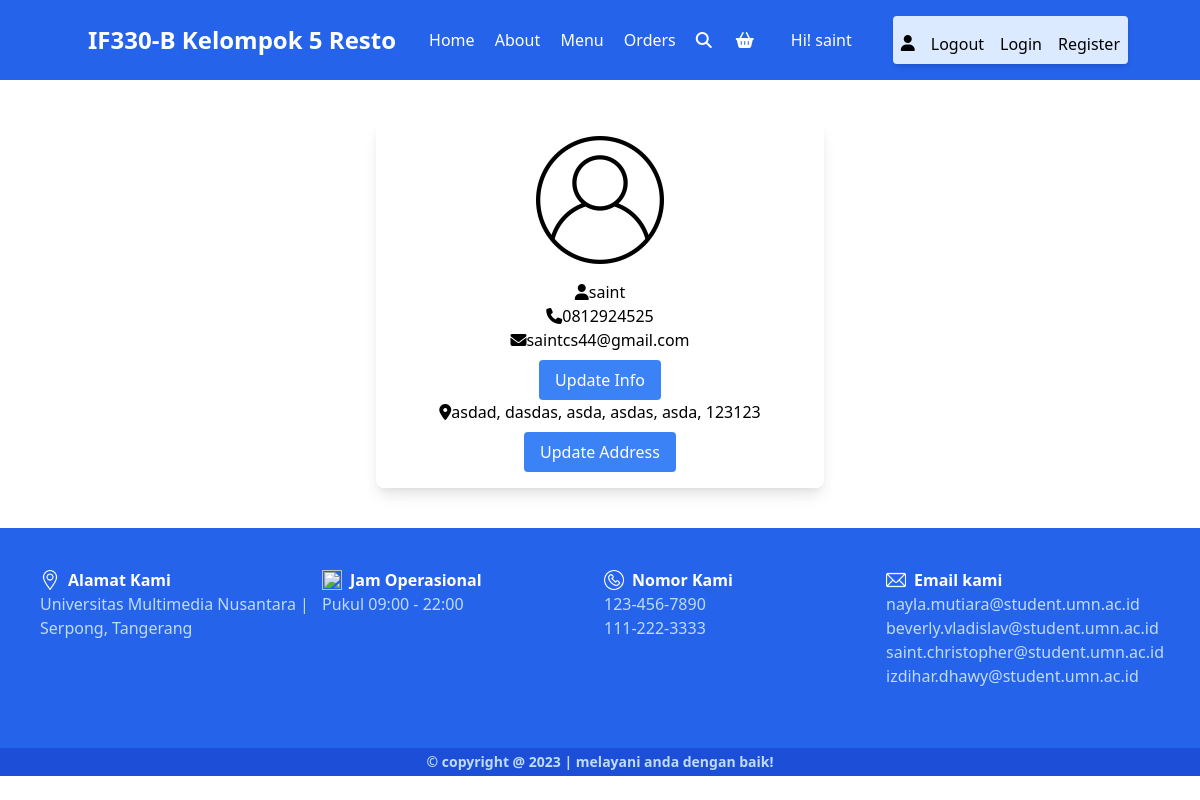
Page /profile.php (signed in) on the committed database.
### tables this page shows
CREATE TABLE `users` (
  `id` int(100) NOT NULL,
  `name` varchar(20) NOT NULL,
  `email` varchar(50) NOT NULL,
  `number` varchar(10) NOT NULL,
  `password` varchar(50) NOT NULL,
  `address` varchar(500) NOT NULL
);

### profile.php (the view, shortened to what this page needs)
<?php
include 'components/connect.php';
if (isset($_SESSION['user_id'])) {
    $user_id = $_SESSION['user_id'];
} else {
    $user_id = '';
    header('location:index.php');
}
?>
<!DOCTYPE html>
<html lang="en">
<head>
    <link rel="stylesheet" href="https://cdnjs.cloudflare.com/ajax/libs/font-awesome/6.1.1/css/all.min.css">
    <link rel="stylesheet" href="https://cdn.jsdelivr.net/npm/tailwindcss@2.2.7/dist/tailwind.min.css">
</head>
<body>
    <?php include 'components/user_header.php'; ?>
    <section class="user-details p-4 bg-white mt-4 mx-auto max-w-md rounded-lg shadow-lg mt-10 mb-10">
        <div class="user text-center">
            <img src="images/user-icon.png" alt="" class="mx-auto mb-4 w-32">
            <p><i class="fas fa-user"></i><span><?= $fetch_profile['name']; ?></span></p>
            <p><i class="fas fa-phone"></i><span><?= $fetch_profile['number']; ?></span></p>
            <p><i class="fas fa-envelope"></i><span><?= $fetch_profile['email']; ?></span></p>
            <a href="update_profile.php" class="btn bg-blue-500 text-white px-4 py-2 rounded mt-2 inline-block">Update
                Info</a>
            <p class="address"><i
                    class="fas fa-map-marker-alt"></i><span><?php if($fetch_profile['address'] == ''){echo 'Please enter your address';}else{echo $fetch_profile['address'];} ?></span>
            </p>
            <a href="update_address.php" class="btn bg-blue-500 text-white px-4 py-2 rounded mt-2 inline-block">Update
                Address</a>
        </div>
    </section>
    <?php include 'components/footer.php'; ?>
</body>
</html>

### components/user_header.php (shortened to what this page needs)
<header class="bg-blue-600 p-4">
    <section class="container mx-auto flex items-center justify-between">
        <a href="index.php" class="text-2xl font-bold text-white">IF330-B Kelompok 5 Resto </a>
        <div class="hidden md:flex md:items-center">
            <nav class="text-center md:text-left">
                <a href="index.php" class="text-white hover:underline p-2 text-sm md:text-base">Home</a>
                <a href="about.php" class="text-white hover:underline p-2 text-sm md:text-base">About</a>
                <a href="menu.php" class="text-white hover:underline p-2 text-sm md:text-base">Menu</a>
                <a href="orders.php" class="text-white hover:underline p-2 text-sm md:text-base">Orders</a>
            </nav>
            <a href="search.php" class="text-white hover:text-gray-200 p-3"><i class="fas fa-search"></i></a>
            <a href="cart.php" class="text-white hover:text-gray-200 p-3"><i class="fa fa-shopping-basket"></i></a>
        </div>
        <?php
        if (isset($user_id) && !empty($user_id)) {
            $select_profile = $conn->prepare("SELECT * FROM `users` WHERE id = ?");
            $select_profile->execute([$user_id]);
            if ($select_profile->rowCount() > 0) {
                $fetch_profile = $select_profile->fetch(PDO::FETCH_ASSOC);
                echo '<p class="text-white hidden sm:block">Hi! ' . $fetch_profile['name'] . '</p>';
            }
        }
        ?>
        <div id="userDropdown"
            class="relative right-1 left-4 hidden sm:flex md:flex sm:flex-col md:flex-row md:items-center sm:space-y-2 md:space-x-4 bg-blue-100 text-black rounded shadow-md p-2">
            <a href="profile.php" class="hover:underline md:pt-1.5"><i class="fas fa-user alt"></i></a>
            <a href="components/user_logout.php" onclick="return confirm('Logout from this website?');"
                class="text-red hover:underline ">Logout</a>
            <a href="login.php" class="hover:underline">Login</a>
            <a href="register.php" class="hover:underline">Register</a>
        </div>
    </section>
</header>

### rows in the picture
users: name "saint", number "0812924525", email "saintcs44@gmail.com", address "asdad, dasdas, asda, asdas, asda, 123123"
